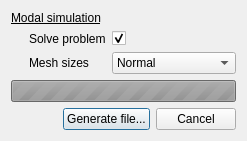
<?xml version="1.0" encoding="UTF-8"?>
<ui version="4.0">
 <class>GenerateComsolFileDialog</class>
 <widget class="QDialog" name="GenerateComsolFileDialog">
  <property name="windowModality">
   <enum>Qt::NonModal</enum>
  </property>
  <property name="geometry">
   <rect>
    <x>0</x>
    <y>0</y>
    <width>400</width>
    <height>152</height>
   </rect>
  </property>
  <property name="windowTitle">
   <string>Generate COMSOL file</string>
  </property>
  <property name="modal">
   <bool>true</bool>
  </property>
  <layout class="QVBoxLayout" name="verticalLayout">
   <property name="sizeConstraint">
    <enum>QLayout::SetFixedSize</enum>
   </property>
   <item>
    <widget class="QLabel" name="label">
     <property name="font">
      <font>
       <weight>50</weight>
       <italic>false</italic>
       <bold>false</bold>
       <underline>true</underline>
      </font>
     </property>
     <property name="text">
      <string>Modal simulation</string>
     </property>
    </widget>
   </item>
   <item>
    <layout class="QFormLayout" name="modalSimulationFLayout">
     <property name="fieldGrowthPolicy">
      <enum>QFormLayout::AllNonFixedFieldsGrow</enum>
     </property>
     <property name="formAlignment">
      <set>Qt::AlignLeading|Qt::AlignLeft|Qt::AlignTop</set>
     </property>
     <property name="leftMargin">
      <number>18</number>
     </property>
     <item row="2" column="0">
      <widget class="QLabel" name="lMeshSizes">
       <property name="text">
        <string>Mesh sizes</string>
       </property>
      </widget>
     </item>
     <item row="2" column="1">
      <widget class="QComboBox" name="cbMeshSizes">
       <property name="currentIndex">
        <number>4</number>
       </property>
       <item>
        <property name="text">
         <string>Extremely fine</string>
        </property>
       </item>
       <item>
        <property name="text">
         <string>Extra fine</string>
        </property>
       </item>
       <item>
        <property name="text">
         <string>Finer</string>
        </property>
       </item>
       <item>
        <property name="text">
         <string>Fine</string>
        </property>
       </item>
       <item>
        <property name="text">
         <string>Normal</string>
        </property>
       </item>
       <item>
        <property name="text">
         <string>Coarse</string>
        </property>
       </item>
       <item>
        <property name="text">
         <string>Coarser</string>
        </property>
       </item>
       <item>
        <property name="text">
         <string>Extra coarse</string>
        </property>
       </item>
       <item>
        <property name="text">
         <string>Extremely coarse</string>
        </property>
       </item>
      </widget>
     </item>
     <item row="1" column="1">
      <widget class="QCheckBox" name="cbSolveProblem">
       <property name="text">
        <string/>
       </property>
       <property name="checked">
        <bool>true</bool>
       </property>
      </widget>
     </item>
     <item row="1" column="0">
      <widget class="QLabel" name="lSolveProblem">
       <property name="text">
        <string>Solve problem</string>
       </property>
      </widget>
     </item>
    </layout>
   </item>
   <item>
    <widget class="QProgressBar" name="progressBar">
     <property name="enabled">
      <bool>false</bool>
     </property>
     <property name="maximum">
      <number>0</number>
     </property>
     <property name="value">
      <number>-1</number>
     </property>
     <property name="textVisible">
      <bool>false</bool>
     </property>
     <property name="invertedAppearance">
      <bool>false</bool>
     </property>
     <property name="format">
      <string/>
     </property>
    </widget>
   </item>
   <item>
    <layout class="QHBoxLayout" name="bottomLayout">
     <item>
      <spacer name="horizontalSpacer">
       <property name="orientation">
        <enum>Qt::Horizontal</enum>
       </property>
       <property name="sizeHint" stdset="0">
        <size>
         <width>40</width>
         <height>20</height>
        </size>
       </property>
      </spacer>
     </item>
     <item>
      <widget class="QPushButton" name="bGenerate">
       <property name="text">
        <string>Generate file...</string>
       </property>
       <property name="default">
        <bool>true</bool>
       </property>
      </widget>
     </item>
     <item>
      <widget class="QPushButton" name="bCancel">
       <property name="text">
        <string>Cancel</string>
       </property>
      </widget>
     </item>
    </layout>
   </item>
  </layout>
 </widget>
 <resources/>
 <connections>
  <connection>
   <sender>bCancel</sender>
   <signal>clicked()</signal>
   <receiver>GenerateComsolFileDialog</receiver>
   <slot>close()</slot>
   <hints>
    <hint type="sourcelabel">
     <x>351</x>
     <y>129</y>
    </hint>
    <hint type="destinationlabel">
     <x>199</x>
     <y>75</y>
    </hint>
   </hints>
  </connection>
 </connections>
</ui>
